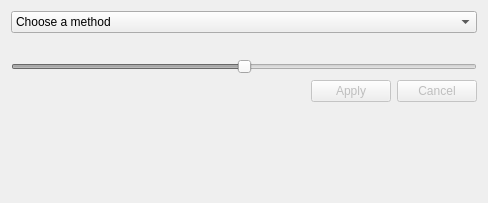
               <widget class="QWidget" name="tab_7">
                <attribute name="title">
                 <string>Thresholding</string>
                </attribute>
                <layout class="QVBoxLayout" name="verticalLayout_9">
                 <item>
                  <widget class="QComboBox" name="cbox_thresholding">
                   <item>
                    <property name="text">
                     <string>Choose a method</string>
                    </property>
                   </item>
                   <item>
                    <property name="text">
                     <string>Manually</string>
                    </property>
                   </item>
                   <item>
                    <property name="text">
                     <string>To zero</string>
                    </property>
                   </item>
                   <item>
                    <property name="text">
                     <string>Binary</string>
                    </property>
                   </item>
                   <item>
                    <property name="text">
                     <string>Truncated</string>
                    </property>
                   </item>
                   <item>
                    <property name="text">
                     <string>Otsu</string>
                    </property>
                   </item>
                  </widget>
                 </item>
                 <item>
                  <widget class="QLabel" name="lbl_threshold_value">
                   <property name="maximumSize">
                    <size>
                     <width>16777215</width>
                     <height>30</height>
                    </size>
                   </property>
                   <property name="text">
                    <string/>
                   </property>
                   <property name="alignment">
                    <set>Qt::AlignBottom|Qt::AlignHCenter</set>
                   </property>
                  </widget>
                 </item>
                 <item>
                  <widget class="QSlider" name="sld_thresholding_manual">
                   <property name="enabled">
                    <bool>false</bool>
                   </property>
                   <property name="maximum">
                    <number>255</number>
                   </property>
                   <property name="value">
                    <number>128</number>
                   </property>
                   <property name="orientation">
                    <enum>Qt::Horizontal</enum>
                   </property>
                  </widget>
                 </item>
                 <item>
                  <layout class="QHBoxLayout" name="horizontalLayout_9">
                   <property name="leftMargin">
                    <number>300</number>
                   </property>
                   <property name="bottomMargin">
                    <number>50</number>
                   </property>
                   <item>
                    <widget class="QPushButton" name="btn_apply_thresholding">
                     <property name="enabled">
                      <bool>false</bool>
                     </property>
                     <property name="text">
                      <string>Apply</string>
                     </property>
                    </widget>
                   </item>
                   <item>
                    <widget class="QPushButton" name="btn_cancel_thresholding">
                     <property name="enabled">
                      <bool>false</bool>
                     </property>
                     <property name="text">
                      <string>Cancel</string>
                     </property>
                    </widget>
                   </item>
                  </layout>
                 </item>
                 <item>
                  <spacer name="verticalSpacer_5">
                   <property name="orientation">
                    <enum>Qt::Vertical</enum>
                   </property>
                   <property name="sizeHint" stdset="0">
                    <size>
                     <width>20</width>
                     <height>40</height>
                    </size>
                   </property>
                  </spacer>
                 </item>
                </layout>
               </widget>
